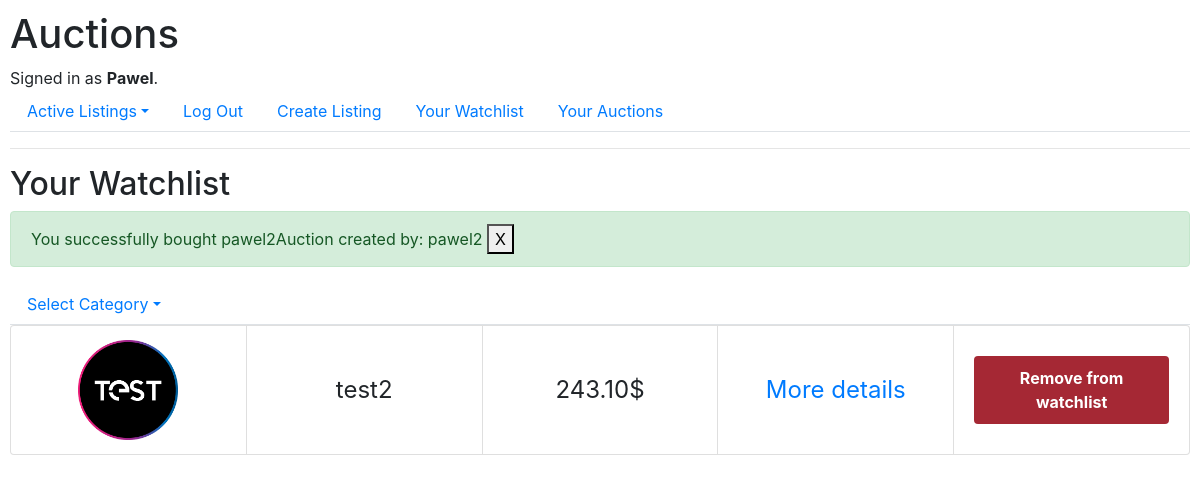
Before: /watchlist (signed in) with the older database file.
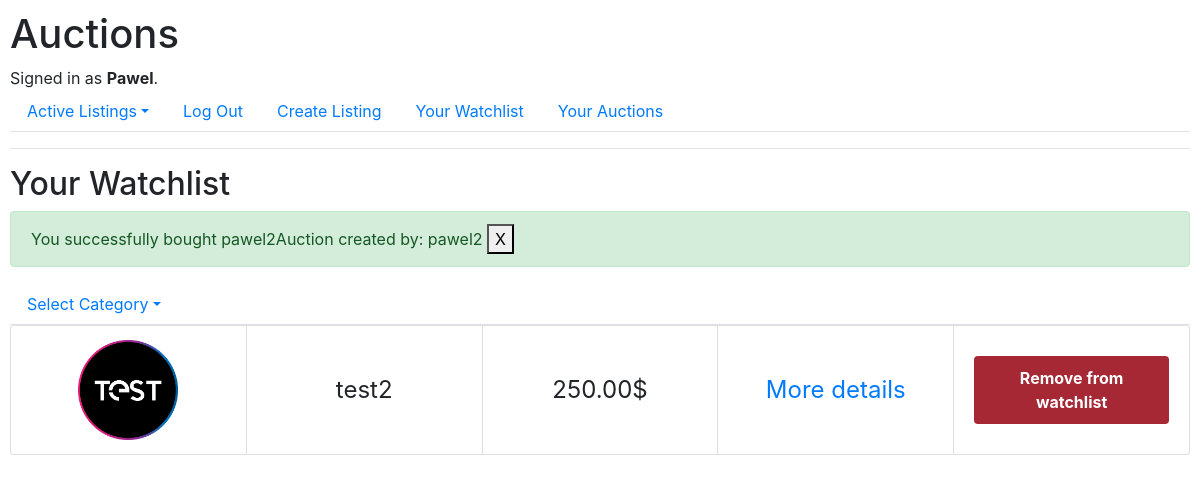
After: the same page with the newer database file.
### auctions/models.py (models this page shows)
class Auction(models.Model):
    title = models.CharField(max_length=64)
    description = models.CharField(max_length=300)
    current_bid = models.DecimalField(max_digits=15, decimal_places=2)
    created_date = models.DateTimeField(auto_now_add=True)
    image = models.ImageField(upload_to="images/auctions/", default=get_default_image_path)
    category = models.ForeignKey(Category, on_delete=models.CASCADE, related_name="auctionCategory")
    author = models.ForeignKey(User, on_delete=models.CASCADE, related_name="auctionAutor")
    is_active = models.BooleanField(default=True)
    winner = models.ForeignKey(User, on_delete=models.CASCADE, null=True, default = None, related_name="auctionBuyer")
    confirmed = models.BooleanField(default=False)
    def __str__(self):
        return f"{self.title} created by: {self.author}"

### auctions/views.py (the view)
# urls.py: path("watchlist", views.watchlist, name="watchlist"),
@login_required
def watchlist(request, category_id = 0):
    clicked = []
    winner_auctions = Auction.objects.filter(confirmed = False, winner =  request.user)
    categories = Category.objects.all()
    if category_id:
        listings = Auction.objects.filter(category_id=category_id, is_active=True)
    else:
        listings = Auction.objects.filter(is_active=True)
    clicked = [offer.id for offer in WatchList.objects.get(user = request.user).offer.all()]
    return render(request, "auctions/watchlist.html",{
        "listings": listings.filter(Q(id__in=clicked)),
        "clicked": clicked,
        "categories": categories,
        "winner_auctions": winner_auctions
    })

### auctions/models.py (called while the page is built)
    def __str__(self):
        return f"{self.username}"

### auctions/templates/auctions/watchlist.html (shortened to what this page needs)
{% extends "auctions/layout.html" %}
{% block body %}
    <h2>Your Watchlist</h2>
    {% include "auctions/notifications.html" %}
    <ul class="nav nav-tabs">
        <li class="nav-item dropdown">
            <a class="nav-link dropdown-toggle" data-bs-toggle="dropdown" href="{% url 'index' %}" role="button" aria-expanded="false">Select Category</a>
        </li>
    </ul>
    {% for listing in listings %}
        {% include "auctions/activeListing.html" %}
    {% endfor %}
{% endblock %}

### auctions/templates/auctions/activeListing.html (shortened to what this page needs)
<div class="product">
    <ul class="list-group list-group-horizontal">
        <li class="list-group-item"><img src="{{ listing.image.url }}" alt="Obrazek"></li>
        <li class="list-group-item">{{ listing.title }}</li>
        <li class="list-group-item">{{ listing.current_bid }}$</li>
        <li class="list-group-item"><a href="{% url 'product' listing.id %}">More details</a></li>
        {% if user.is_authenticated %}
        <li class="list-group-item">
            <form method="post" action="{% url 'add_to_watchlist' listing.id %}">
                <button type="submit" class="{% if listing.id in clicked %}buttonChecked{% else %}buttonNotChecked{% endif %}">
                    {% if listing.id in clicked %}Remove from watchlist{% else %}Add to watchlist{% endif %}
                </button>
            </form>
        </li>
        {% endif %}
    </ul>
</div>

Changed rows visible on the page:
changed Auction "test2": current_bid "243.10" → "250.00"
